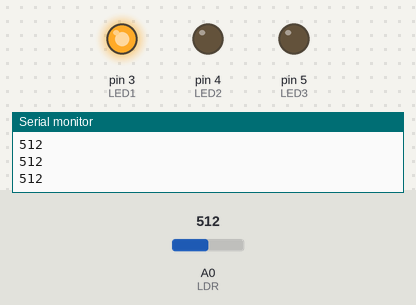
Simulated run of this sketch. Board: Arduino Uno, built with avr-gcc and run on an emulated ATmega328P. On the bench: output pins drawn as LEDs (lit = HIGH), the last lines printed to the serial monitor. The inputs (shaded band) are chosen by the test bench; at power-on: A0 (LDR) = 512.

Above: at 1.2 s.
1.3 s: A0 (LDR) set to 493
At 1.6 s:
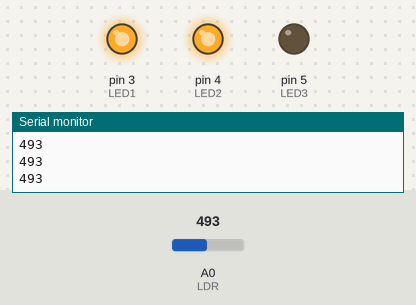
2.8 s: A0 (LDR) set to 263
4.3 s: A0 (LDR) set to 248
At 5.2 s:
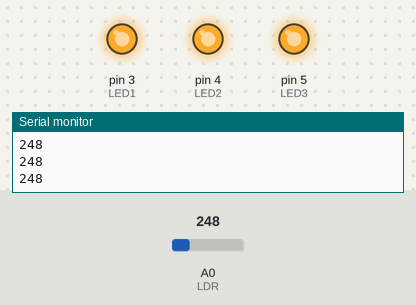
5.8 s: A0 (LDR) set to 778
At 6.4 s:
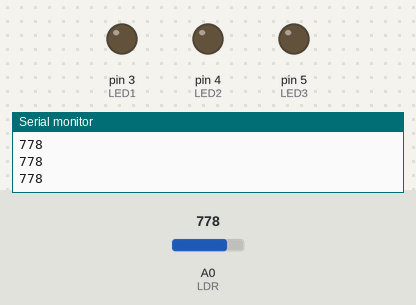
7.3 s: A0 (LDR) set to 760
At 8.5 s:
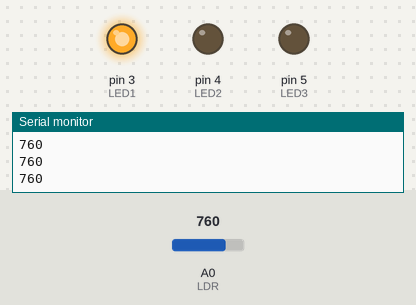
8.8 s: A0 (LDR) set to 900
At 9.9 s:
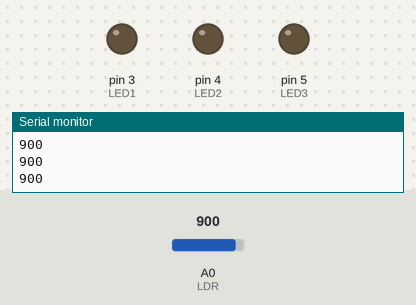
Timing chart, 0 to 11.3 s (numbered marks = the images above; inputs shaded):
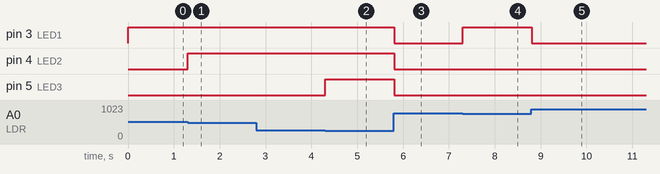

The sketch:

P2_LDR_1.ino
```cpp
/*
  ISABA - 2025
  German Bueno y Pol Pavo
  T12 - Encarna Garcia

*/
#define LED1 3
#define LED2 4
#define LED3 5
#define LDR A0

int valor;

void setup() {
  // put your setup code here, to run once:
  pinMode(LED1, OUTPUT);
  pinMode(LED2, OUTPUT);
  pinMode(LED3, OUTPUT);
  Serial.begin(9600);
}

void loop() {
  // put your main code here, to run repeatedly:
  valor = analogRead(LDR);
  Serial.println(valor);
  if(valor < 256){
    digitalWrite(LED1, HIGH);
    digitalWrite(LED2, HIGH);
    digitalWrite(LED3, HIGH);
  }else if(valor < 512){
    digitalWrite(LED1, HIGH);
    digitalWrite(LED2, HIGH);
    digitalWrite(LED3, LOW);
  }else if(valor < 768){
    digitalWrite(LED1, HIGH);
    digitalWrite(LED2, LOW);
    digitalWrite(LED3, LOW);
  }else{
    digitalWrite(LED1, LOW);
    digitalWrite(LED2, LOW);
    digitalWrite(LED3, LOW);
  }

  //delay(20);
}
```

Measured:
- the behaviour switches between 512 and 511 on A0 (LDR) (found by bisection; images 0 and 1)
- the behaviour switches between 256 and 255 on A0 (LDR) (found by bisection; images 1 and 2)
- the behaviour switches between 768 and 767 on A0 (LDR) (found by bisection; images 3 and 4)
- after the input at 1.3 s, pin 4 (LED2): LOW → HIGH at once
- after the input at 4.3 s, pin 5 (LED3): LOW → HIGH at once
- after the input at 5.8 s, pin 3 (LED1), pin 4 (LED2), pin 5 (LED3): HIGH → LOW at once
- after the input at 7.3 s, pin 3 (LED1): LOW → HIGH at once
- after the input at 8.8 s, pin 3 (LED1): HIGH → LOW at once
